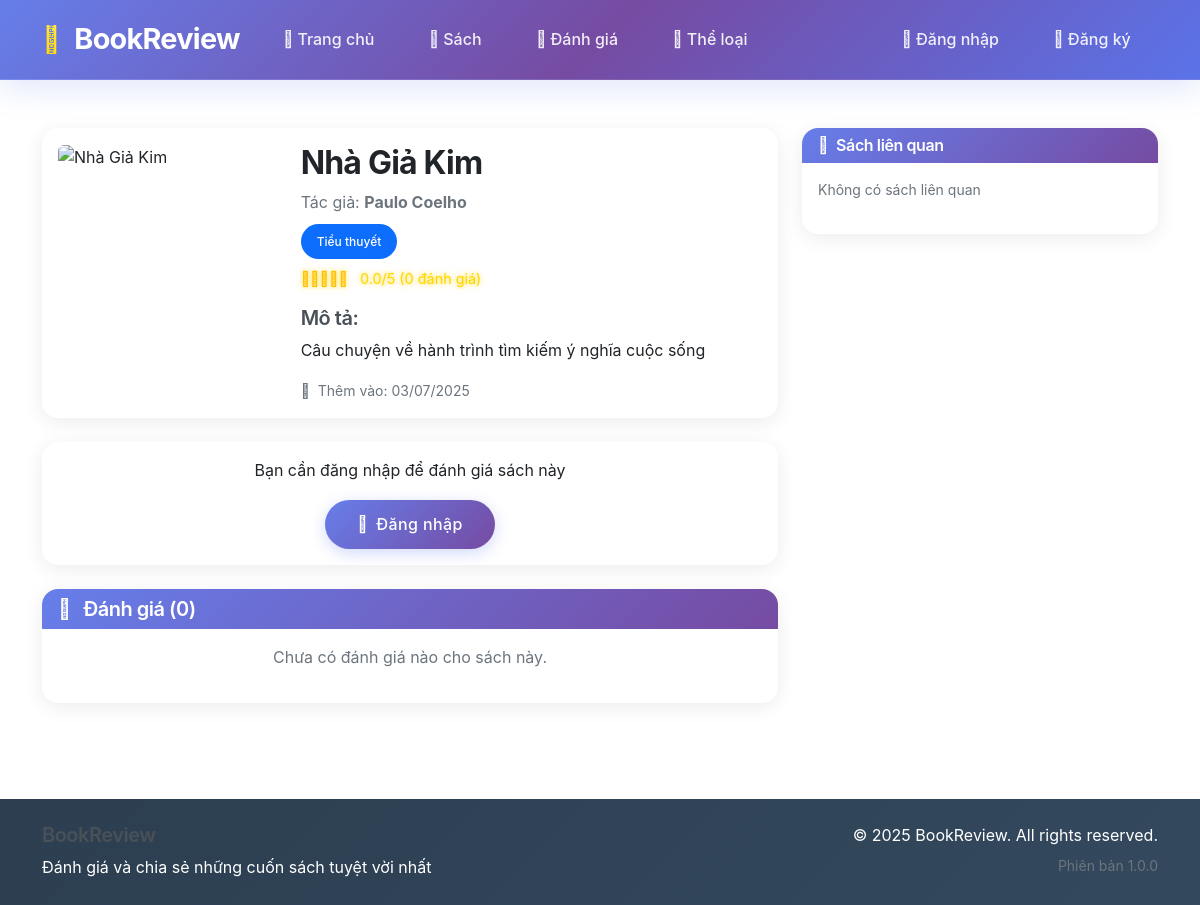
The page /book.php?id=2 on the database its author committed.
### tables this page shows
CREATE TABLE books (
    id INT AUTO_INCREMENT PRIMARY KEY,
    title VARCHAR(255) NOT NULL,
    author VARCHAR(100) NOT NULL,
    description TEXT,
    cover_image VARCHAR(255),
    category_id INT,
    created_by INT,
    created_at TIMESTAMP DEFAULT CURRENT_TIMESTAMP,
    updated_at TIMESTAMP DEFAULT CURRENT_TIMESTAMP ON UPDATE CURRENT_TIMESTAMP,
    FOREIGN KEY (category_id) REFERENCES categories(id) ON DELETE SET NULL,
    FOREIGN KEY (created_by) REFERENCES users(id) ON DELETE SET NULL
);

CREATE TABLE categories (
    id INT AUTO_INCREMENT PRIMARY KEY,
    name VARCHAR(100) NOT NULL,
    description TEXT,
    created_at TIMESTAMP DEFAULT CURRENT_TIMESTAMP
);

### book.php (the view, shortened to what this page needs)
<?php
require_once 'config/database.php';
require_once 'includes/functions.php';
$book_id = isset($_GET['id']) ? (int)$_GET['id'] : 0;
$stmt = $pdo->prepare("
    SELECT b.*, c.name as category_name,
           AVG(r.rating) as avg_rating,
           COUNT(r.id) as review_count
    FROM books b
    LEFT JOIN categories c ON b.category_id = c.id
    LEFT JOIN reviews r ON b.id = r.book_id
    WHERE b.id = ?
    GROUP BY b.id
");
$stmt->execute([$book_id]);
$book = $stmt->fetch();
$user_review = null;
$stmt = $pdo->prepare("
    SELECT r.*, u.name as user_name
    FROM reviews r
    JOIN users u ON r.user_id = u.id
    WHERE r.book_id = ?
    ORDER BY r.created_at DESC
");
$stmt->execute([$book_id]);
$reviews = $stmt->fetchAll();
include 'includes/header.php';
?>
<div class="container py-5">
    <div class="row">
        <div class="col-lg-8">
            <div class="card shadow-sm">
                <div class="card-body">
                    <div class="row">
                        <div class="col-md-4">
                            <img src="<?php echo $book['cover_image'] ?: 'uploads/default-cover.jpg'; ?>"
                                 class="img-fluid rounded" alt="<?php echo htmlspecialchars($book['title']); ?>">
                        </div>
                        <div class="col-md-8">
                            <h2 class="fw-bold"><?php echo htmlspecialchars($book['title']); ?></h2>
                            <p class="text-muted mb-2">Tác giả: <strong><?php echo htmlspecialchars($book['author']); ?></strong></p>
                            <?php if ($book['category_name']): ?>
                                <p class="mb-2">
                                    <span class="badge bg-primary"><?php echo htmlspecialchars($book['category_name']); ?></span>
                                </p>
                            <?php endif; ?>
                            <div class="rating-stars mb-3">
                                <?php echo displayStars(round($book['avg_rating'] ?: 0)); ?>
                                <span class="ms-2">
                                    <?php echo number_format($book['avg_rating'], 1); ?>/5
                                    (<?php echo $book['review_count']; ?> đánh giá)
                                </span>
                            </div>
                            <div class="mb-3">
                                <h5>Mô tả:</h5>
                                <p><?php echo nl2br(htmlspecialchars($book['description'])); ?></p>
                            </div>
                            <div class="text-muted small">
                                <i class="fas fa-calendar me-1"></i>
                                Thêm vào: <?php echo formatDate($book['created_at']); ?>
                            </div>
                        </div>
                    </div>
                </div>
            </div>
            <?php if (isLoggedIn()): ?>
            <div class="card mt-4">
                <div class="card-header">
                    <h5 class="mb-0">
                        <i class="fas fa-star me-2"></i>
                        <?php echo $user_review ? 'Cập nhật đánh giá' : 'Đánh giá sách'; ?>
                    </h5>
                </div>
                <div class="card-body">
                    <?php if (!empty($errors)): ?>
                        <div class="alert alert-danger">
                            <ul class="mb-0">
                                <?php foreach ($errors as $error): ?>
                                    <li><?php echo htmlspecialchars($error); ?></li>
                                <?php endforeach; ?>
                            </ul>
                        </div>
                    <?php endif; ?>
                    <form method="POST" action="">
                        <div class="mb-3">
                            <label class="form-label">Điểm đánh giá:</label>
                            <div class="rating-input">
                                <?php for ($i = 5; $i >= 1; $i--): ?>
                                    <input type="radio" name="rating" value="<?php echo $i; ?>"
                                           id="star<?php echo $i; ?>"
                                           <?php echo ($user_review && $user_review['rating'] == $i) ? 'checked' : ''; ?> required>
                                    <label for="star<?php echo $i; ?>">
                                        <i class="fas fa-star"></i>
                                    </label>
                                <?php endfor; ?>
                            </div>
                        </div>
                        <div class="mb-3">
                            <label for="comment" class="form-label">Bình luận:</label>
                            <textarea class="form-control" id="comment" name="comment" rows="4"
                                      placeholder="Chia sẻ cảm nhận của bạn về cuốn sách này..." required><?php
                                echo $user_review ? htmlspecialchars($user_review['comment']) : '';
                            ?></textarea>
                        </div>
                        <button type="submit" class="btn btn-primary">
                            <i class="fas fa-paper-plane me-2"></i>
                            <?php echo $user_review ? 'Cập nhật' : 'Gửi đánh giá'; ?>
                        </button>
                    </form>
                </div>
            </div>
            <?php else: ?>
            <div class="card mt-4">
                <div class="card-body text-center">
                    <p class="mb-3">Bạn cần đăng nhập để đánh giá sách này</p>
                    <a href="login.php" class="btn btn-primary">
                        <i class="fas fa-sign-in-alt me-2"></i>Đăng nhập
                    </a>
                </div>
            </div>
            <?php endif; ?>
            <div class="card mt-4">
                <div class="card-header">
                    <h5 class="mb-0">
                        <i class="fas fa-comments me-2"></i>
                        Đánh giá (<?php echo count($reviews); ?>)
                    </h5>
                </div>
                <div class="card-body">
                    <?php if (empty($reviews)): ?>
                        <p class="text-muted text-center">Chưa có đánh giá nào cho sách này.</p>
                    <?php endif; ?>
                </div>
            </div>
        </div>
        <div class="col-lg-4">
            <div class="card">
                <div class="card-header">
                    <h6 class="mb-0"><i class="fas fa-book me-2"></i>Sách liên quan</h6>
                </div>
                <div class="card-body">
                    <?php
                    $stmt = $pdo->prepare("
                        SELECT b.*, AVG(r.rating) as avg_rating
                        FROM books b
                        LEFT JOIN reviews r ON b.id = r.book_id
                        WHERE b.category_id = ? AND b.id != ?
                        GROUP BY b.id
                        ORDER BY avg_rating DESC
                        LIMIT 5
                    ");
                    $stmt->execute([$book['category_id'], $book_id]);
                    $related_books = $stmt->fetchAll();
                    ?>
                    <?php if (empty($related_books)): ?>
                        <p class="text-muted small">Không có sách liên quan</p>
                    <?php endif; ?>
                </div>
            </div>
        </div>
    </div>
</div>
<?php include 'includes/footer.php'; ?>

### assets/css/style.css (style rules this page uses)
body { padding-top: 80px !important; font-family: 'Poppins', 'Segoe UI', 'Roboto', 'Oxygen', 'Ubuntu', 'Cantarell', 'Open Sans', 'Helvetica Neue', sans-serif !important; }
h1, h2, h3, h4, h5, h6, .navbar-brand, .nav-link, .btn, .card-title, .card-text, p, span, div { font-family: inherit !important; }
.btn { border-radius: 25px; font-weight: 500; transition: all 0.3s ease; position: relative; overflow: hidden; }
.btn::before { content: ''; position: absolute; top: 0; left: -100%; width: 100%; height: 100%; background: linear-gradient(90deg, transparent, rgba(255, 255, 255, 0.2), transparent); transition: left 0.5s; }
.btn-primary { background: linear-gradient(135deg, #667eea, #764ba2); border: none; box-shadow: 0 4px 15px rgba(102, 126, 234, 0.3); }
.rating-stars { color: #ffd700; filter: drop-shadow(0 0 3px rgba(255, 215, 0, 0.5)); }
.card { border-radius: 16px !important; box-shadow: 0 4px 20px rgba(0, 0, 0, 0.08) !important; border: none !important; transition: all 0.3s ease; overflow: hidden; }
.card-header { background: linear-gradient(135deg, #667eea, #764ba2) !important; color: white !important; border-bottom: none !important; font-weight: 600; }
.card-header h5, .card-header h6 { color: white !important; margin-bottom: 0; }
.btn-primary { background: linear-gradient(135deg, #667eea, #764ba2); border: none; border-radius: 25px; padding: 0.75rem 2rem; font-weight: 600; box-shadow: 0 4px 15px rgba(102, 126, 234, 0.3); transition: all 0.3s ease; }
.badge { border-radius: 20px; padding: 0.5rem 1rem; font-weight: 500; }
.rating-stars { color: #ffd700; text-shadow: 0 0 5px rgba(255, 215, 0, 0.5); font-size: 1.1rem; }
h5, h6 { color: #495057; font-weight: 600; }
.text-muted { color: #6c757d !important; }

### includes/header.php (style rules this page uses)
* { font-family: -apple-system, BlinkMacSystemFont, 'Segoe UI', 'Roboto', 'Oxygen', 'Ubuntu', 'Cantarell', 'Fira Sans', 'Droid Sans', 'Helvetica Neue', 'Arial', sans-serif !important; font-display: swap; visibility: visible !important; }
body { visibility: visible !important; opacity: 1 !important; }
.rating-stars { font-size: 0.9rem; color: #ffd700; text-shadow: 0 0 3px rgba(255, 215, 0, 0.5); }

### rows shown on the page
books: title "Nhà Giả Kim", author "Paulo Coelho", category.name "Tiểu thuyết", description "Câu chuyện về hành trình tìm kiếm ý nghĩa cuộc sống", created_at "03/07/2025"

### other values the page prints
SITE_NAME "BookReview"
$book['avg_rating'] "0.0"
$book['review_count'] "0"
count($reviews) "0"
SITE_DESCRIPTION "Đánh giá và chia sẻ những cuốn sách tuyệt vời nhất"
